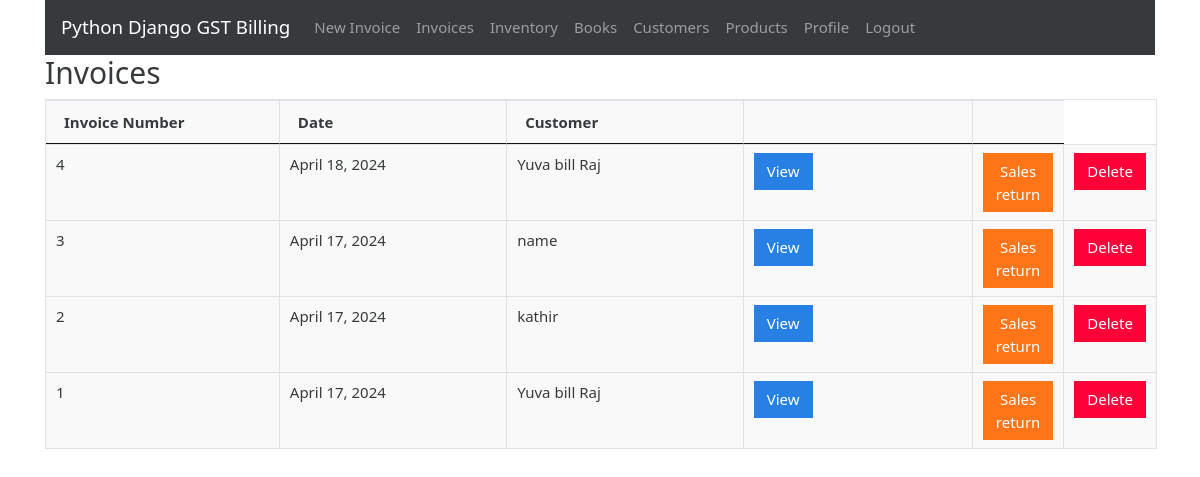
Screenshot of /invoices (signed in) with the database file from the repository.
### gstbillingapp/models.py (models this page shows, shortened)
class Invoice(models.Model):
    user = models.ForeignKey(User, null=True, blank=True, on_delete=models.SET_NULL)
    invoice_number = models.IntegerField()
    invoice_date = models.DateField()
    invoice_customer = models.ForeignKey(
        'Customer',
        on_delete=models.SET_NULL,
        null=True
    )
    invoice_json = models.TextField()
    inventory_reflected = models.BooleanField(default=True)
    books_reflected = models.BooleanField(default=True)

class Customer(models.Model):
    user = models.ForeignKey(User, null=True, blank=True, on_delete=models.SET_NULL)
    customer_name = models.CharField(max_length=200)
    customer_address = models.TextField(max_length=600, blank=True, null=True)
    customer_phone = models.CharField(max_length=14, blank=True, null=True)
    customer_gst = models.CharField(max_length=15, blank=True, null=True)
    def __str__(self):
        return self.customer_name

### gstbillingapp/views.py (the view)
# urls.py: path('invoices', views.invoices, name='invoices'),
@login_required
def invoices(request):
    context = {}
    context['invoices'] = Invoice.objects.filter(user=request.user).order_by('-id')
    return render(request, 'gstbillingapp/invoices.html', context)

### gstbillingapp/templates/gstbillingapp/invoices.html (shortened to what this page needs)
{% extends "gstbillingapp/base.html" %}
{% load static %}
{% block content %}
		<h2>Invoices</h2>
		<table class="table table-bordered" id="invoice-table">
		<thead>
			<tr>
				<th>Invoice Number</th>
				<th>Date</th>
				<th>Customer</th>
				<th></th>
				<th></th>
			</tr>
		</thead>
		<tbody class="two-col-form">
			{% for invoice in invoices %}
			<tr>
 				<td>{{invoice.invoice_number}}</td>
 				<td>{{invoice.invoice_date}}</td>
 				<td>{{invoice.invoice_customer}}</td>
				 <td><a href="{% url 'invoice_viewer' invoice.id %}"><button type="button" class="btn btn-primary">View</button></a></td>
				 <td><a href="{% url 'invoice_edit' invoice.id %}" class="btn btn-warning">Sales return</a></td>
				 <td><button type="button" class="btn btn-danger" data-toggle="modal" data-target="#invoiceDeleteModal" data-invoice-id="{{invoice.id}}" data-invoice-number="{{invoice.invoice_number}}, for {{invoice.invoice_customer}}">Delete</button></td>
			</tr>
			{% endfor %}
		</tbody>
		</table>
{% endblock %}

### gstbillingapp/static/gstbillingapp/main.css (style rules this page uses)
.table-bordered td, .table-bordered th { padding: 0.25em; }
.table-bordered tbody td, .table-bordered tbody th, .table-bordered thead th, .table-bordered thead td { background: #f9f9f9; }
.two-col-form td, .two-col-form th { width: 25%; }

### rows the page displays
Invoice: invoice_number "4", invoice_date "April 18, 2024", invoice_customer "Yuva bill Raj"
Invoice: invoice_number "3", invoice_date "April 17, 2024", invoice_customer "name"
Invoice: invoice_number "2", invoice_date "April 17, 2024", invoice_customer "kathir"
Invoice: invoice_number "1", invoice_date "April 17, 2024", invoice_customer "Yuva bill Raj"
